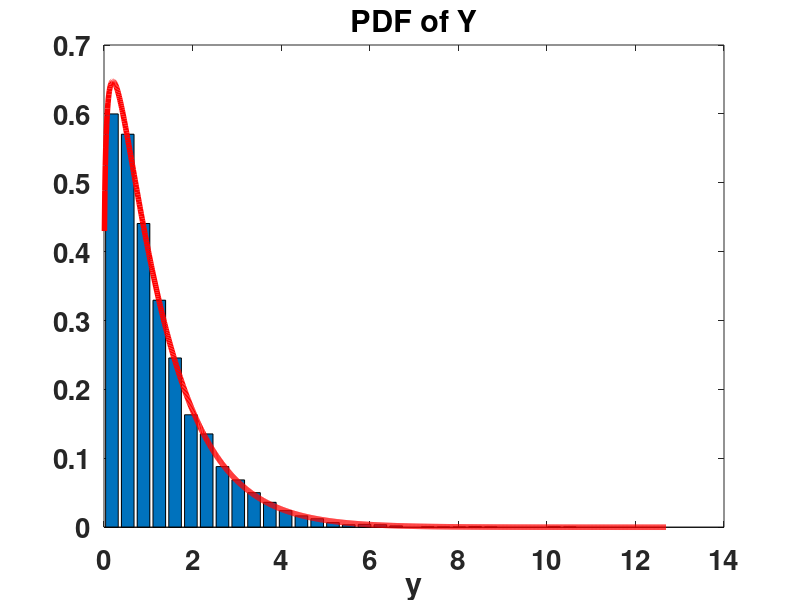
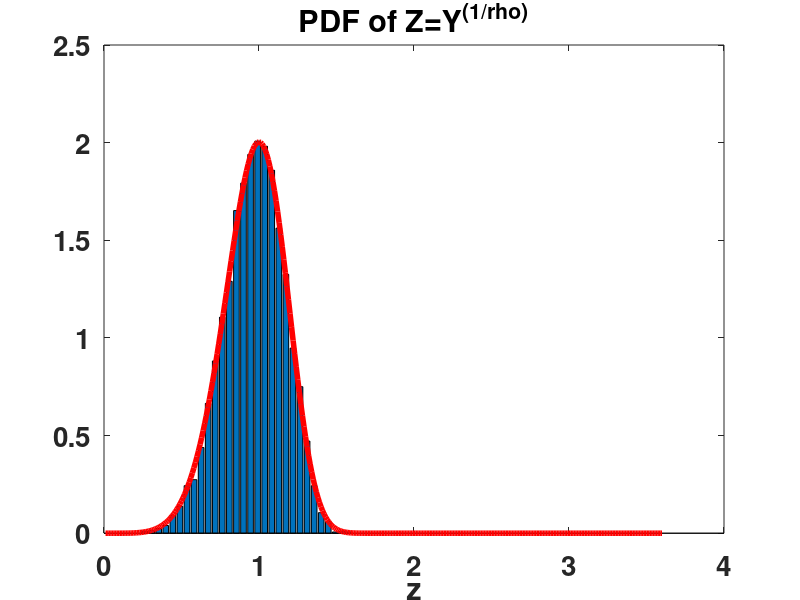
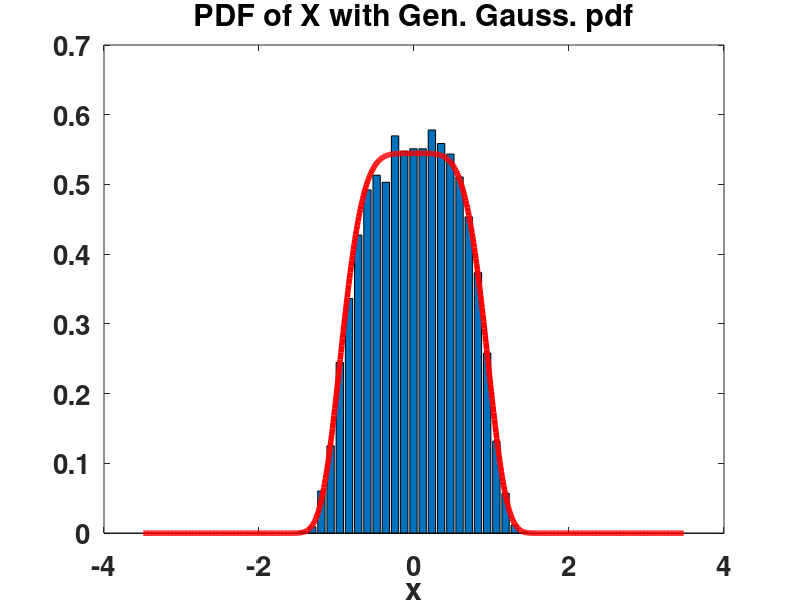

These charts were generated, in order, by the following MATLAB code:
%%%%%%%%%%%%%%%%%%%%%%%%%%%%%%%%%%%%%%%%%%%%%%%%% 
%%%% GENERALIZED GAUSSIAN PDF                  %%
%%%% p_o(x) \propto \exp(-|x|^rho)             %%
%%%%                                           %%
%%%% Example 2.7;  first method                %%
%%%%    SCALE TRANSFORMATION                   %%
%%%%         X=UY^(1/rho)                      %%
%%%% X\sim p_o(x)                              %% 
%%%% U\sum U([-1,1])                           %%
%%%% Y\sim Gamma(1+1/rho,1)                    %%
%%%%%%%%%%%%%%%%%%%%%%%%%%%%%%%%%%%%%%%%%%%%%%%%% 
clear all
close all
clc
%%%%
disp('%%%%%%%%%%%%%%%%%%%%%%%%%%%%%%%%%%%%%%%%%%%%%%%%% ')
disp('       GENERALIZED GAUSSIAN PDF ')
disp('     p_o(x) \propto \exp(-|x|^rho) ')
disp('    ')
disp('     Example 2.7;  first method')
disp('    ')
disp('        SCALE TRANSFORMATION  ')
disp('           X=UY^(1/rho)          ')
disp(' X\sim p_o(x)  ')
disp(' U\sum U([-1,1]) ')
disp(' Y\sim Gamma(1+1/rho,1) ')
disp('%%%%%%%%%%%%%%%%%%%%%%%%%%%%%%%%%%%%%%%%%%%%%%%%% ')
rho=5; %%% rho >0
disp(' ')
disp(['rho = ',num2str(rho)])
alpha=1+1/rho;
theta=1;
%%%%%%%%%%%%%%%%%%%%%%%%%%%%%%%%%%%%%%%%%%%%%%%%%%%%%%%%%%%%%%%%%%%%%%%%%%%
    N_samples=10000; %%% number of generated samples 
    y_s = gamrnd(alpha,theta,1,N_samples);
    S_s=-1+2*rand(1,N_samples);
    z_s=y_s.^(1/rho);
    x_s=S_s.*z_s; %%% scale transformation
%%%%%%%%%%%%%%%%%%%%%%%%%%%%%%%%%%%%%%%%%%%%%%%%%%%%%%%%%%%%%%%%%%%%%%%%%%%
%%%% PLOTS %%%%   
    hold on
    PDF_GAMMA=@(x) x.^(alpha-1).*exp(-x/theta);
    [e,b]=hist(y_s,30);
    Zbar=sum(e*(b(2)-b(1)));
    hold on
    set(gca,'FontWeight','Bold','FontSize',20)
    box on
    bar(b,1/Zbar*e)
    step1=0.01;
    x1=0.01:step1:max(y_s)+2;
    Z=sum(PDF_GAMMA(x1)*step1);
    plot(x1,(1/Z)*PDF_GAMMA(x1),'r','LineWidth',4)
    title('PDF of Y')
    xlabel('y')
    %%%%%%%%%%%%%%%%%%%%%%%%%%%%%%%%%%%%%%%%%%%%%%%%%%%%%%%%%%%%%%%%%%%%%%%%
    PDF_Z=@(x) x.^(rho).*exp(-x.^rho); 
    figure 
    [e,b]=hist(z_s,30);
    Zbar=sum(e*(b(2)-b(1)));
    hold on
    set(gca,'FontWeight','Bold','FontSize',20)
    box on
    bar(b,1/Zbar*e)
    step1=0.01;
    x1=0.01:step1:max(z_s)+2;
    Z=sum(PDF_Z(x1)*step1);
    plot(x1,(1/Z)*PDF_Z(x1),'r','LineWidth',4)
    title('PDF of Z=Y^{(1/rho)}')
    xlabel('z')
    %%%%%%%%%%%%%%%%%%%%%%%%%%%%%%%%%%%%%%%%%%%%%%%%%%%%%%%%%%%%%%%%%%%%%%%
    PDF_GEN_GAUSS=@(x) exp(-abs(x).^rho); 
    %%%%%%%%%%%%%%%%%%%%%%%%%%%%%%%%%%%%%%%%%%v%%%%%%%%%%%%%%%%%%%%%%%%%%%%
    figure 
    [e,b]=hist(x_s,25);
    Zbar=sum(e*(b(2)-b(1)));
    hold on
    set(gca,'FontWeight','Bold','FontSize',20)
    box on
    bar(b,1/Zbar*e)
    step1=0.01;
    x1=min(x_s)-2:step1:max(x_s)+2;
    Z=sum(PDF_GEN_GAUSS(x1)*step1);
    plot(x1,(1/Z)*PDF_GEN_GAUSS(x1),'r','LineWidth',4)
    title('PDF of X with Gen. Gauss. pdf')
    xlabel('x')
    %%%%%%%%%%%%%%%%%%%%%%%%%%%%%%%%%%%%%%%%%%%%%%%%%%%%%%%%%%%%%%%%%%%%%%%
    